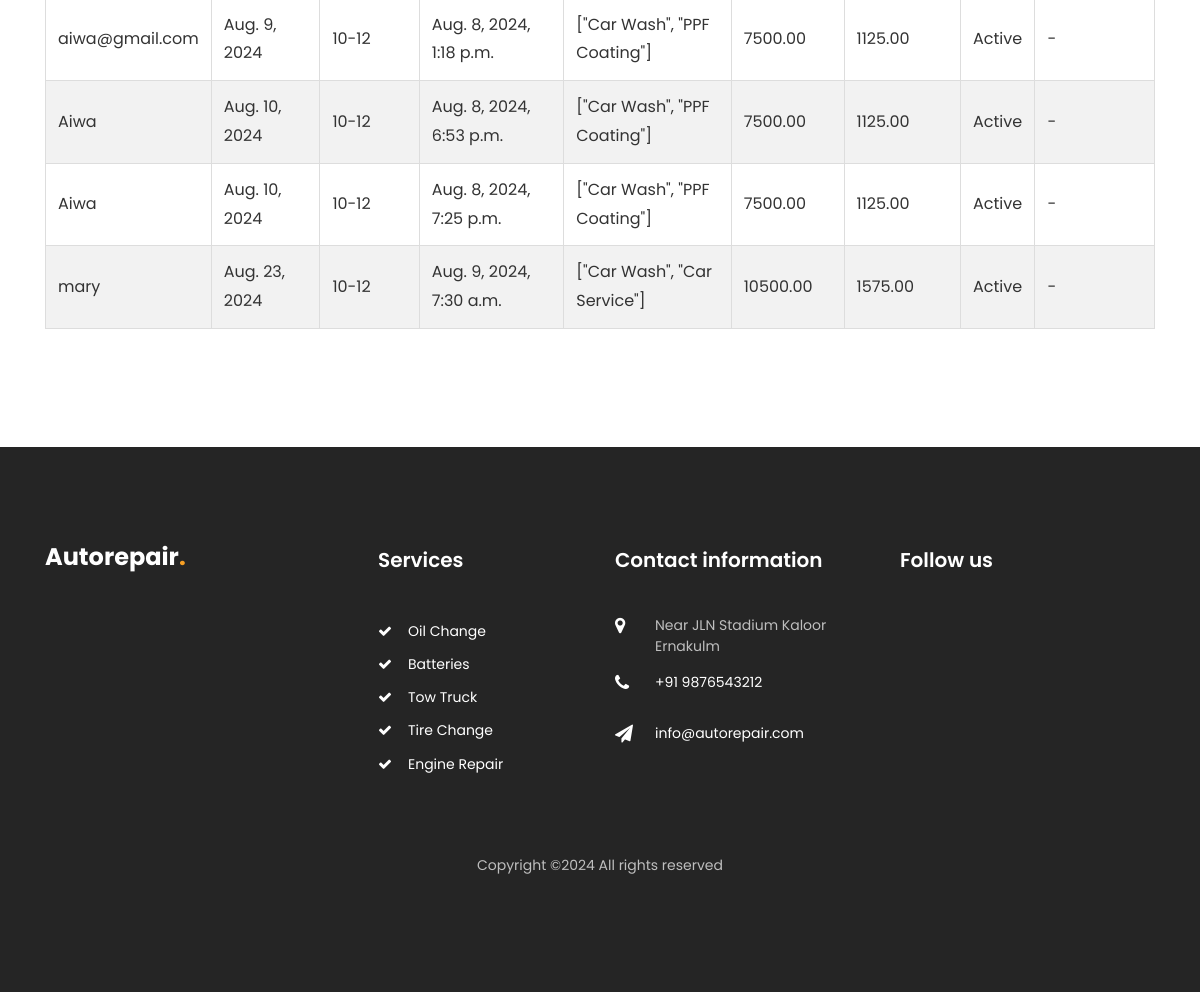
The page /booking-history/ (signed in, lower part) on the database as committed earlier.
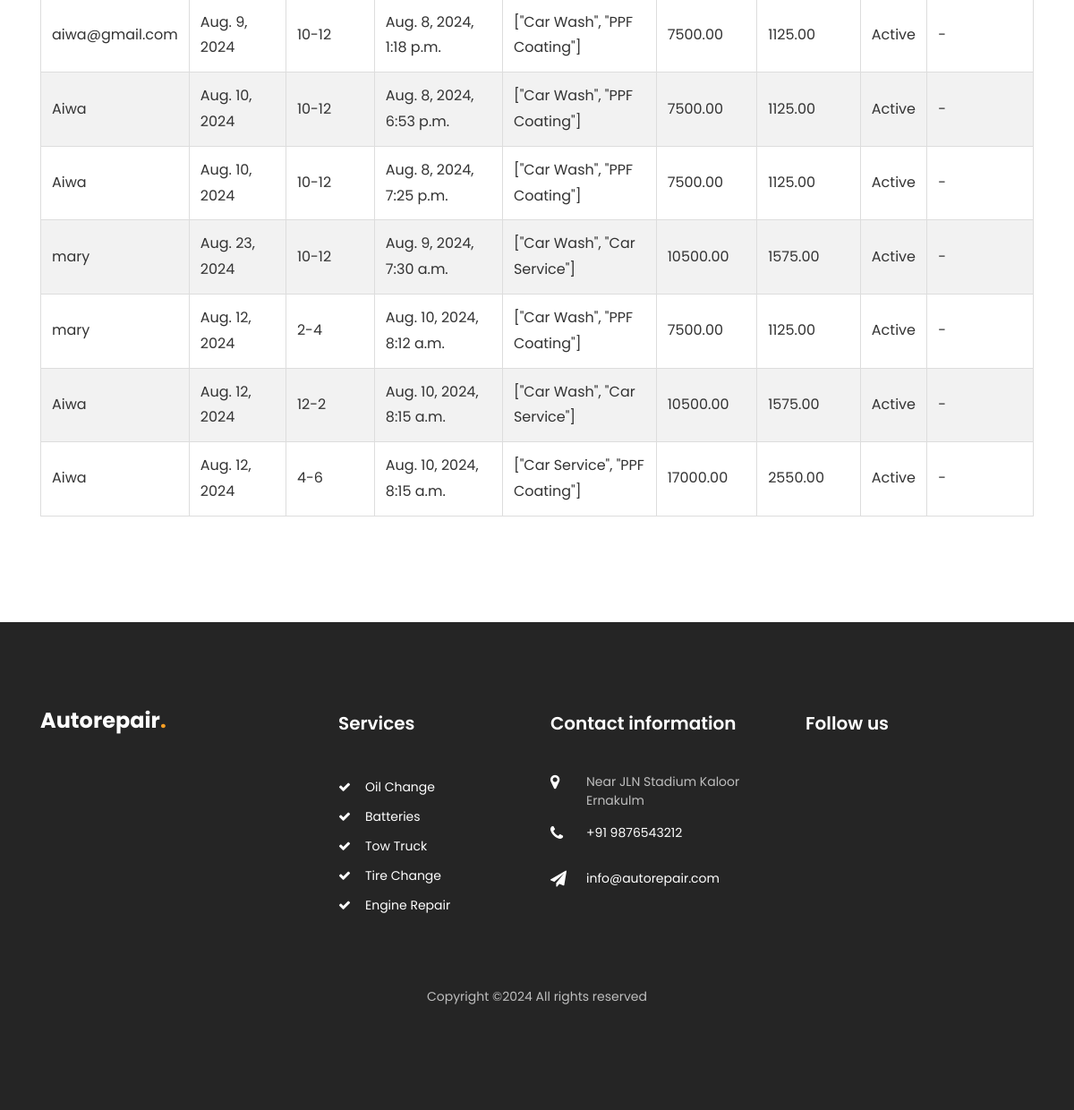
The same page on the database as committed later.
### car/models.py (models this page shows, shortened)
class BookingHistory(models.Model):
    garage_name = models.CharField(max_length=255)
    user_name = models.CharField(max_length=255)
    date_booked = models.DateField()
    slot_booked = models.CharField(max_length=30)
    date_of_booking = models.DateTimeField(default=timezone.now)
    service_selected = models.CharField(max_length=255)
    total_amount = models.DecimalField(max_digits=10, decimal_places=2)
    card_number = models.CharField(max_length=16)
    cvv = models.CharField(max_length=3)
    admin_amount = models.DecimalField(max_digits=10, decimal_places=2, blank=True, null=True)
    is_canceled = models.BooleanField(default=False)
    final_price = models.DecimalField(max_digits=10, decimal_places=2, blank=True, null=True, default=0)
    garage_earnings = models.DecimalField(max_digits=10, decimal_places=2, blank=True, null=True, default=0)

### car/views.py (the view, shortened to what this page needs)
# urls.py: path('booking-history/', views.booking_history, name='booking_history'),
@login_required
def booking_history(request):
    user = request.user
    today = date.today()
    if user.role == 'garage':
        try:
            garage = Garage.objects.get(user=user)
            garage_name = garage.user.username  # Assuming `location` represents the garage name
            booking_history = BookingHistory.objects.filter(garage_name=garage_name)
            context = {
                'booking_history': booking_history,
                'viewing_as': 'garage'
            }
        except Garage.DoesNotExist:
            return HttpResponseForbidden("No associated garage found.")
    else:
        return HttpResponseForbidden("Access denied.")
    return render(request, 'booking_history.html', context)

### templates/booking_history.html (shortened to what the changed rows need)
{% load static %}
<!DOCTYPE html>
<html lang="en">
  <head>
    <link rel="stylesheet" href="https://stackpath.bootstrapcdn.com/font-awesome/4.7.0/css/font-awesome.min.css">
    <link rel="stylesheet" href="{% static 'css/animate.css' %}">
    <link rel="stylesheet" href="{% static 'css/owl.carousel.min.css' %}">
    <link rel="stylesheet" href="{% static 'css/owl.theme.default.min.css' %}">
    <link rel="stylesheet" href="{% static 'css/magnific-popup.css' %}">
    <link rel="stylesheet" href="{% static 'css/bootstrap-datepicker.css' %}">
    <link rel="stylesheet" href="{% static 'css/jquery.timepicker.css' %}">
    <link rel="stylesheet" href="{% static 'css/flaticon.css' %}">
    <link rel="stylesheet" href="{% static 'css/style.css' %}">
  </head>
  <body>
    <section class="ftco-section">
        <div class="container">
            <table border="1">
                <tbody>
                    {% for booking in booking_history %}
                    <tr>
                        {% if viewing_as == 'garage' %}
                            <td>{{ booking.user_name }}</td>
                        {% else %}
                            <td>{{ booking.garage_name }}</td>
                        {% endif %}
                        <td>{{ booking.date_booked }}</td>
                        <td>{{ booking.slot_booked }}</td>
                        <td>{{ booking.date_of_booking }}</td>
                        <td>{{ booking.service_selected }}</td>
                        <td>{{ booking.total_amount }}</td>
                        {% if viewing_as == 'garage' %}
                            <td>{{ booking.admin_amount }}</td>
                            <td>
                                {% if booking.is_canceled %}
                                    Canceled
                                {% else %}
                                    Active
                                {% endif %}
                            </td>
                            <td>
                                {% if booking.is_canceled %}
                                    {{ booking.garage_earnings }}
                                {% else %}
                                    -
                                {% endif %}
                            </td>
                        {% endif %}
                    </tr>
                    {% empty %}
                    <tr>
                        <td colspan="7">No bookings found.</td>
                    </tr>
                    {% endfor %}
                </tbody>
            </table>
        </div>
    </section>
    <footer class="footer ftco-section">
        <div class="container">
            <div class="row mb-5">
                <div class="col-md-6 col-lg">
                    <div class="ftco-footer-widget mb-4">
                        <h2 class="logo"><a href="/">Autorepair<span>.</span></a></h2>
                    </div>
                </div>
                <div class="col-md-6 col-lg">
                    <div class="ftco-footer-widget mb-4 ml-md-5">
                        <h2 class="ftco-heading-2">Services</h2>
                    </div>
                </div>
                <div class="col-md-6 col-lg">
                    <div class="ftco-footer-widget mb-4">
                        <h2 class="ftco-heading-2">Contact information</h2>
                    </div>
                </div>
                <div class="col-md-6 col-lg">
                    <div class="ftco-footer-widget mb-4">
                        <h2 class="ftco-heading-2">Follow us</h2>
                    </div>
                </div>
            </div>
        </div>
    </footer>
  </body>
</html>

Rows that differ between the two databases and show on the page:
added BookingHistory: user_name "mary", date_booked "Aug. 12, 2024", slot_booked "2-4", date_of_booking "Aug. 10, 2024, 8:12 a.m.", service_selected "[\"Car Wash\", \"PPF Coating\"]", total_amount "7500.00", admin_amount "1125.00", is_canceled "Active"
added BookingHistory: user_name "Aiwa", date_booked "Aug. 12, 2024", slot_booked "12-2", date_of_booking "Aug. 10, 2024, 8:15 a.m.", service_selected "[\"Car Wash\", \"Car Service\"]", total_amount "10500.00", admin_amount "1575.00", is_canceled "Active"
added BookingHistory: user_name "Aiwa", date_booked "Aug. 12, 2024", slot_booked "4-6", date_of_booking "Aug. 10, 2024, 8:15 a.m.", service_selected "[\"Car Service\", \"PPF Coating\"]", total_amount "17000.00", admin_amount "2550.00", is_canceled "Active"
